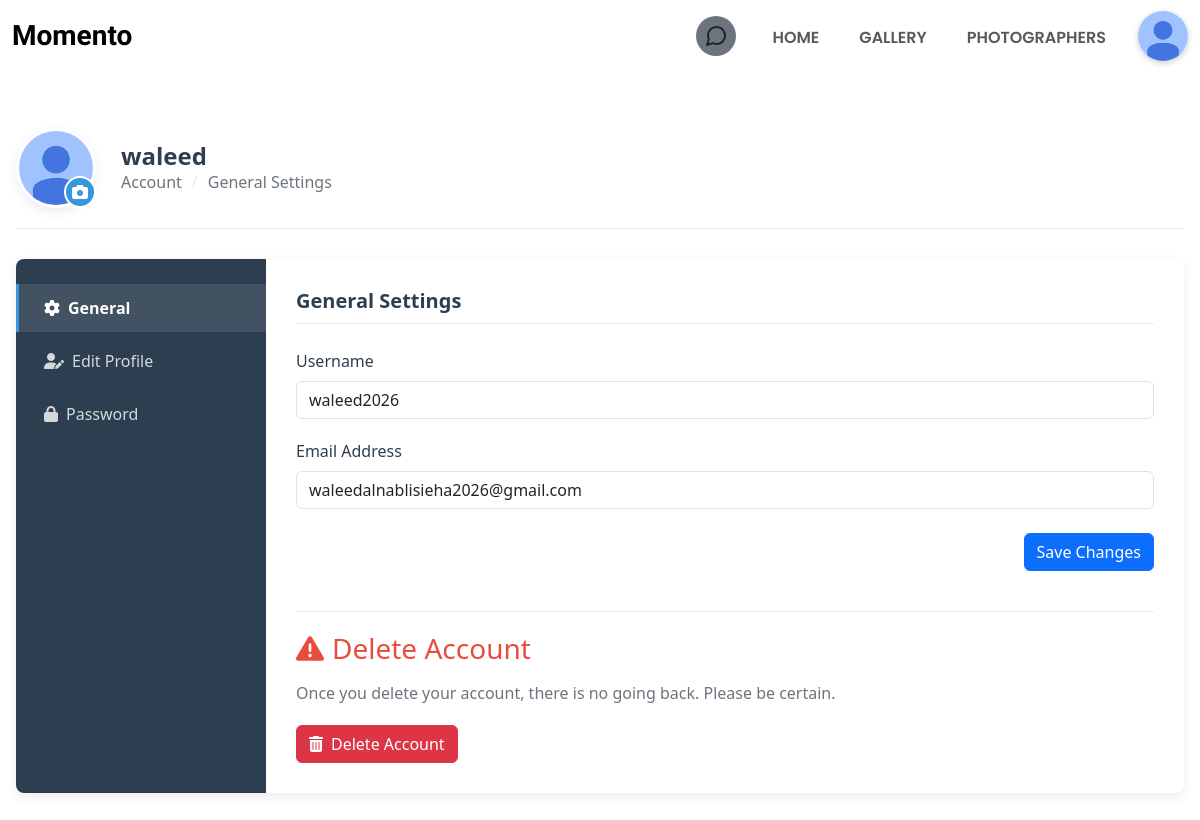
Page /edit-profile.php (signed in) on the committed database.
### tables this page shows
CREATE TABLE `accounts` (
  `id` int(11) NOT NULL,
  `username` varchar(128) NOT NULL,
  `email` varchar(128) NOT NULL,
  `password` varchar(128) NOT NULL,
  `account_type` enum('user','business') NOT NULL,
  `picture` varchar(512) NOT NULL DEFAULT '/momento/Uploads/ProfilePicture/img_1.jpg',
  `location` varchar(128) NOT NULL,
  `lon` double(255,30) NOT NULL,
  `lat` double(255,30) NOT NULL,
  `provider` enum('local','google') NOT NULL,
  `provider_id` varchar(255) DEFAULT NULL,
  `created_at` timestamp NOT NULL DEFAULT current_timestamp(),
  `updated_at` timestamp NOT NULL DEFAULT current_timestamp() ON UPDATE current_timestamp()
);

CREATE TABLE `user_profiles` (
  `id` int(11) NOT NULL,
  `name` varchar(64) DEFAULT NULL,
  `created_at` timestamp NOT NULL DEFAULT current_timestamp(),
  `updated_at` timestamp NOT NULL DEFAULT current_timestamp() ON UPDATE current_timestamp()
);

### edit-profile.php (the view, shortened to what this page needs)
<?php
    require('pdo.php');
?>
<!DOCTYPE html>
<html lang="en">
<head>
    <link href="https://cdn.jsdelivr.net/npm/bootstrap@5.3.0/dist/css/bootstrap.min.css" rel="stylesheet">
    <link rel="stylesheet" href="https://cdnjs.cloudflare.com/ajax/libs/font-awesome/6.0.0/css/all.min.css">
    <link rel="stylesheet" href="css/header.css">
</head>
<body>
    <?php require('header.php'); ?>
    <div class="container-main p-3">
        <div class="profile-header">
            <div class="profile-avatar-container">
				<?php
					$pfp_sql = $pdo->prepare('select picture from accounts where id = ?');
					$pfp_sql->execute([$data['id']]);
					$result_pfp = $pfp_sql->fetch();
				?>
                <img src="<?=$result_pfp['picture']?>" class="profile-avatar" alt="Profile Picture">
                <form id="profileUploadForm" action="upload-profile-img.php" method="POST" enctype="multipart/form-data">
                    <div class="avatar-upload-btn" onclick="triggerFileInput('profileFile');">
                        <i class="fas fa-camera"></i>
                    </div>
                </form>
            </div>
            <div>
                <h1 class="profile-title">
                    <?php
                        $stmt = $pdo->prepare('SELECT account_type FROM accounts WHERE id = ?');
                        $stmt->execute(array($_SESSION['data']['id']));
                        $account_type = $stmt->fetch(PDO::FETCH_ASSOC);
                        if($account_type['account_type']=='user'){
                            $profileData = $pdo->prepare('SELECT name FROM user_profiles WHERE id = ?');
                            $profileData->execute([$_SESSION['data']['id']]);
                            $name = $profileData->fetch(PDO::FETCH_ASSOC);
                            echo htmlspecialchars($name['name']??null);
                        }elseif($account_type['account_type']=='business'){
                            $profileData = $pdo->prepare('SELECT business_name FROM business_profiles WHERE id = ?');
                            $profileData->execute([$_SESSION['data']['id']]);
                            $name = $profileData->fetch(PDO::FETCH_ASSOC);
                            echo htmlspecialchars($name['business_name']);
                        }
                    ?>
                </h1>
                <div class="profile-breadcrumb">
                    <span>Account</span>
                    <span class="breadcrumb-separator">/</span>
                    <span id="section-title">General Settings</span>
                </div>
            </div>
        </div>
        <div class="settings-container">
            <div class="settings-sidebar">
                <ul class="settings-nav">
                    <li class="settings-nav-item">
                        <a href="#" class="settings-nav-link active" onclick="showSection('general', 'General Settings', this)">
                            <i class="fas fa-cog me-2"></i>General
                        </a>
                    </li>
                    <li class="settings-nav-item">
                        <a href="#" class="settings-nav-link" onclick="showSection('edit-profile', 'Profile Settings', this)">
                            <i class="fas fa-user-edit me-2"></i>Edit Profile
                        </a>
                    </li>
                    <?php
                    $stmt = $pdo->prepare('SELECT provider FROM accounts WHERE id = ?');
                    $stmt->execute([$data['id']]);
                    $result = $stmt->fetch();
                    if($result['provider']=="local"){?>
                        <li class="settings-nav-item">
                            <a href="#" class="settings-nav-link" onclick="showSection('password', 'Password Settings', this)">
                                <i class="fas fa-lock me-2"></i>Password
                            </a>
                        </li>
                    <?php } ?>
                </ul>
            </div>
            <div class="settings-content">
                <?php
                    $stmt = $pdo->prepare('SELECT username, email, location, account_type FROM accounts WHERE id = ?');
                    $stmt->execute([$data['id']]);
                    $result = $stmt->fetch(PDO::FETCH_ASSOC);
                ?>
                <form action="update-profile.php" method="POST">
                    <div id="general" class="content-section">
                        <h2 class="section-title">General Settings</h2>
                        <div class="form-group">
                            <label class="form-label">Username</label>
                            <input name="username" type="text" class="form-control" value="<?=htmlspecialchars($result['username']??'')?>">
                        </div>
                        <div class="form-group">
                            <label class="form-label">Email Address</label>
                            <input name="email" type="email" class="form-control" value="<?=htmlspecialchars($result['email']??'')?>">
                        </div>
                        <div class="d-flex justify-content-end mt-4">
                            <button type="submit" class="btn btn-primary" onclick="saveChanges('General Settings')">
                                Save Changes
                            </button>
                        </div>
                    </div>
                </form>
                <div class="delete-account">
                    <h3 class="delete-account-title">
                        <i class="fas fa-exclamation-triangle me-2"></i>Delete Account
                    </h3>
                    <p class="delete-account-text">
                        Once you delete your account, there is no going back. Please be certain.
                    </p>
                    <button class="btn btn-danger" onclick="confirmDelete()">
                        <i class="fas fa-trash-alt me-2"></i>Delete Account
                    </button>
                </div>
            </div>
        </div>
    </div>
</body>
</html>

### header.php (shortened to what this page needs)
<?php
    require_once('pdo.php');
?>
<link rel="stylesheet" href="https://cdnjs.cloudflare.com/ajax/libs/font-awesome/6.5.0/css/all.min.css">
<nav class="navbar navbar-expand-lg nav-sticky" id = "navbar">
    <div class="container-fluid">
        <a class="navbar-brand fs-3 momento-logo" href="/momento/index.php">Momento</a>
        <div class="collapse navbar-collapse" id="navbarNav">
            <ul class="navbar-nav ms-auto gap-4 align-items-center">
				<?php if(isset($_SESSION['data'])){?>
				<div class="message-icon-container p-1">
					<div class="bg-secondary rounded-circle message-icon" style=" padding:3px " id="messageIcon" onclick="window.location.href='/momento/chat/chat.php'">
					</div>
				</div>
				<?php }?>
                <li class="nav-item"><a class="nav-link" href="/momento/index.php">HOME</a></li>
                <li class="nav-item dropdown dropdown-hover">
                    <a class="nav-link d-flex align-items-center" href="#" id="galleryDropdown" role="button" data-bs-toggle="dropdown" aria-expanded="false">
                </i> GALLERY
                    </a>
                </li>
                <li class="nav-item"><a class="nav-link" href="/momento/photographers.php">PHOTOGRAPHERS</a></li>
                <?php if (!isset($_SESSION['data'])): ?>
                    <li class="nav-item"><a class="nav-link" href="account/register.php">Sign up</a></li>
                    <li class="login btn"><a class="text-white text-center text-decoration-none" style = "display:block;width:100%;height:100%;" href="account/login.php">Login</a></li>                <?php else: ?>
                    <ul class="list-unstyled m-0 p-0">
                        <div class="dropdown-button">
							<?php
								$sql = $pdo->prepare('select picture from accounts where id = ?');
								$sql->execute([$_SESSION['data']['id']]);
								$result = $sql->fetch();
							?>
                            <img src="<?= $result['picture'] ?>" class="dropdown-img">
                        </div>
                    </ul>
                <?php endif; ?>
            </ul>
        </div>
    </div>
</nav>

### css/header.css (style rules this page uses)
.nav-sticky { position: sticky; top: 0; width: 100%; z-index: 1020; padding: 10px 0; background-color: white; text-align: center; }
.momento-logo { font-family: 'Dancing Script'; font-size: 20px; font-weight: 900 !important; }
.navbar-nav .nav-link { position: relative; padding-bottom: 5px; font-family: 'Poppins'; font-weight: 600; }
.navbar-nav .nav-link::after { content: ''; position: absolute; bottom: 0; left: 0; height: 2px; width: 0; background-color: black; transition: width 0.3s ease; }
.dropdown-button { position: relative; cursor: pointer; }
.dropdown-img { border-radius: 50%; object-fit: cover; height: 50px; width: 50px; box-shadow: 0 2px 6px rgba(0, 0, 0, 0.2); transition: transform 0.3s ease; }
:root { --surface-primary: #ffffff; --surface-secondary: #f8f8f8; --text-primary: #121212; --text-secondary: #757575; --accent: #000000; --border-light: rgba(0, 0, 0, 0.06); --shadow-ambient: rgba(0, 0, 0, 0.08); --shadow-key: rgba(0, 0, 0, 0.12); --status-online: #00C853; }
.message-icon-container { position: relative; cursor: pointer; }
.message-icon { position: relative; display: flex; align-items: center; justify-content: center; width: 40px; height: 40px; border-radius: 50%; background-color: #333; transition: background-color 0.3s ease; padding: 5px; }
.nav-link { transition: color 0.2s; }

### rows in the picture
accounts: picture (picture), username "waleed2026", email "waleedalnablisieha2026@gmail.com"
user_profiles: name "waleed"
